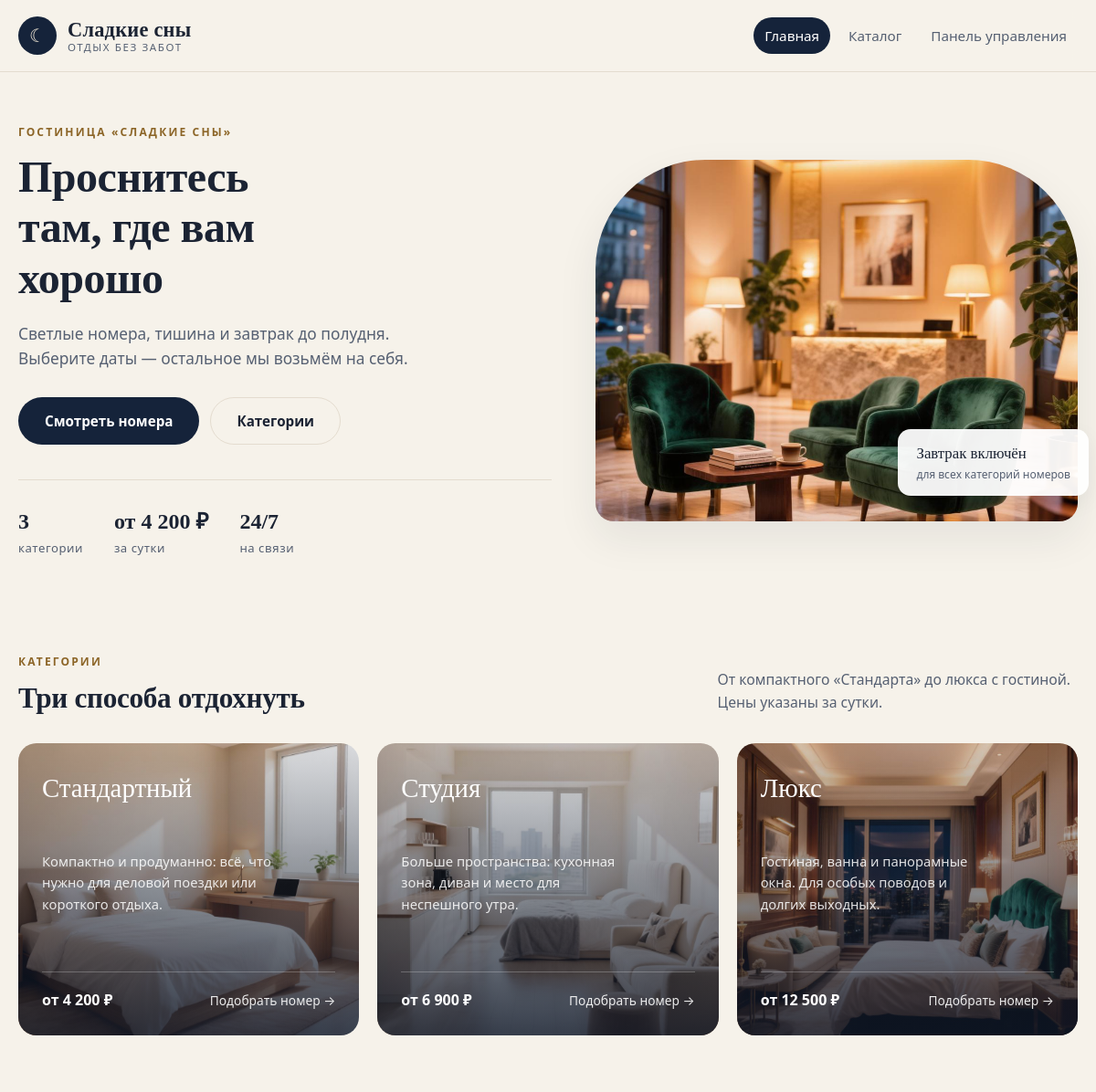
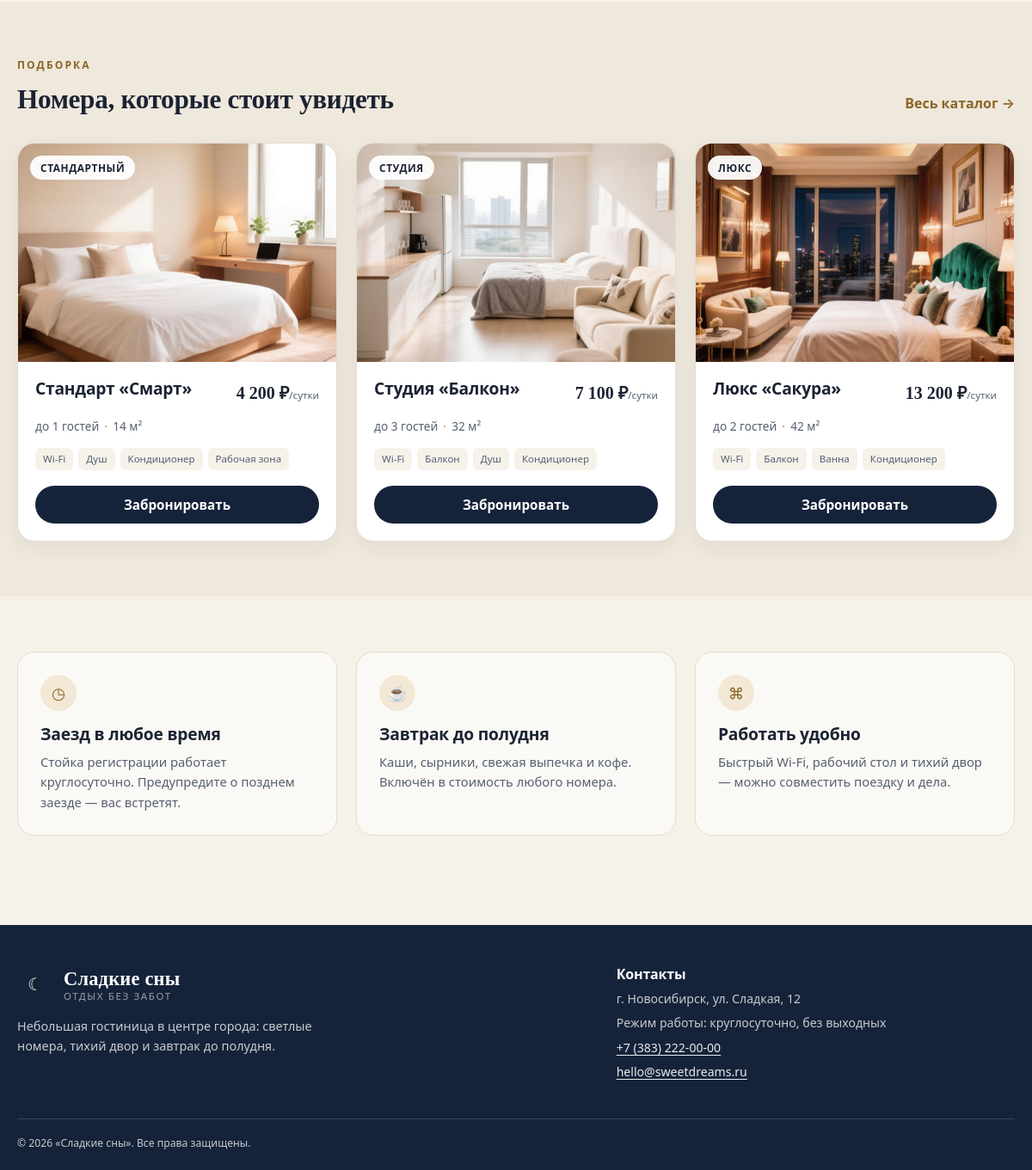
The page / on the database its author committed (2 pictures, top to bottom).
### tables this page shows
CREATE TABLE categories (
    id TINYINT UNSIGNED AUTO_INCREMENT PRIMARY KEY,
    code VARCHAR(32) NOT NULL,
    name VARCHAR(64) NOT NULL,
    UNIQUE KEY uq_categories_code (code)
);

CREATE TABLE rooms (
    id INT UNSIGNED AUTO_INCREMENT PRIMARY KEY,
    category_id TINYINT UNSIGNED NOT NULL,
    title VARCHAR(120) NOT NULL,
    price DECIMAL(10, 2) NOT NULL,
    capacity TINYINT UNSIGNED NOT NULL,
    area DECIMAL(5, 1) NOT NULL,
    description TEXT NULL,
    image VARCHAR(255) NOT NULL DEFAULT 'standard.jpg',
    is_active TINYINT(1) NOT NULL DEFAULT 1,
    created_at TIMESTAMP NOT NULL DEFAULT CURRENT_TIMESTAMP,
    KEY idx_rooms_category (category_id),
    KEY idx_rooms_price (price),
    CONSTRAINT fk_rooms_category FOREIGN KEY (category_id) REFERENCES categories (id)
);

### app/helpers.php (called while the page is built, shortened)
<?php
function e($value): string
{
    return htmlspecialchars((string)$value, ENT_QUOTES | ENT_SUBSTITUTE, 'UTF-8');
}
function url(string $route = 'home', array $params = []): string
{
    return 'index.php?' . http_build_query(array_merge(['r' => $route], $params));
}
function current_route(): string
{
    $route = $_GET['r'] ?? 'home';
    return is_string($route) ? $route : 'home';
}
function render(string $view, array $data = []): void
{
    require BASE_PATH . '/app/views/layout.php';
}
function money($amount): string
{
    return number_format((float)$amount, 0, '.', ' ') . ' ₽';
}
function area_value($area): string
{
    $formatted = number_format((float)$area, 1, ',', '');
    return rtrim(rtrim($formatted, '0'), ',');
}
function room_image(array $room): string
{
    $name = basename((string)($room['image'] ?? ''));
    if ($name !== '' && is_file(BASE_PATH . '/public/assets/img/' . $name)) {
        return 'assets/img/' . $name;
    }
    return 'assets/img/standard.jpg';
}

### app/actions.php (called while the page is built, shortened)
<?php
function action_home(): void
{
    render('home', [
        'title' => 'Сладкие сны — гостиница и бронирование номеров',
        'categories' => categories(),
        'rooms' => find_rooms([], 3, true),
    ]);
}

### public/index.php (called while the page is built, shortened)
<?php
$route = isset($_GET['r']) && is_string($_GET['r']) ? $_GET['r'] : 'home';
$routes = [
    'home' => 'action_home',
    'catalog' => 'action_catalog',
    'booking' => 'action_booking',
    'booking.store' => 'action_booking_store',
    'booking.success' => 'action_booking_success',
    'admin.login' => 'action_admin_login',
    'admin.login.post' => 'action_admin_login_post',
    'admin.logout' => 'action_admin_logout',
    'admin.bookings' => 'action_admin_bookings',
    'admin.booking.status' => 'action_admin_booking_status',
    'admin.booking.delete' => 'action_admin_booking_delete',
];
$routes[$route]();

### app/repository.php (called while the page is built, shortened)
<?php
function categories(): array
{
    return db()->query('SELECT id, code, name FROM categories ORDER BY id')->fetchAll();
}
function find_rooms(array $filters = [], int $limit = 0, bool $random = false): array
{
    $sql = "SELECT r.id, r.category_id, r.title, r.price, r.capacity, r.area,
                   r.description, r.image, c.code AS category_code, c.name AS category_name
            FROM rooms r
            JOIN categories c ON c.id = r.category_id
            WHERE r.is_active = 1";
    $params = [];
    $sql .= $random ? ' ORDER BY RAND()' : ' ORDER BY r.price ASC, r.id ASC';
    if ($limit > 0) {
        $sql .= ' LIMIT ' . $limit;
    }
    $stmt = db()->prepare($sql);
    $stmt->execute($params);
    $rooms = $stmt->fetchAll();
    return $rooms;
}
function admin_user(): ?array
{
    $adminId = (int)($_SESSION['admin_id'] ?? 0);
    if ($adminId <= 0) {
        return null;
    }
    $stmt = db()->prepare('SELECT id, login FROM admins WHERE id = ?');
    $stmt->execute([$adminId]);
    $admin = $stmt->fetch() ?: null;
    return $admin;
}

### app/db.php (called while the page is built, shortened)
<?php
function db(): PDO
{
    static $pdo = null;
    if ($pdo instanceof PDO) {
        return $pdo;
    }
    $cfg = config('db');
    try {
        $pdo = new PDO($cfg['dsn'], $cfg['user'], $cfg['password'], [
            PDO::ATTR_ERRMODE => PDO::ERRMODE_EXCEPTION,
            PDO::ATTR_DEFAULT_FETCH_MODE => PDO::FETCH_ASSOC,
            PDO::ATTR_EMULATE_PREPARES => false,
        ]);
    } catch (PDOException $exception) {
        error_log('DB connection failed: ' . $exception->getMessage());
        http_response_code(500);
        exit('Не удалось подключиться к базе данных. Проверьте app/config.php и импорт db/schema.sql.');
    }
    return $pdo;
}

### app/views/partials/room-card.php (the view, shortened to what this page needs)
<article class="room-card">
    <div class="room-media">
        <img src="<?= e(room_image($room)) ?>" alt="<?= e($room['title']) ?>" loading="lazy" width="640" height="420">
        <span class="room-badge"><?= e($room['category_name']) ?></span>
    </div>
    <div class="room-body">
        <div class="room-top">
            <h3><?= e($room['title']) ?></h3>
            <p class="room-price"><?= e(money($room['price'])) ?><span>/сутки</span></p>
        </div>
        <ul class="room-meta">
            <li>до <?= (int)$room['capacity'] ?> гостей</li>
            <li><?= e(area_value($room['area'])) ?> м²</li>
        </ul>
        <ul class="room-amenities">
            <?php foreach (array_slice($room['amenities'] ?? [], 0, 4) as $amenity): ?>
                <li><?= e($amenity) ?></li>
            <?php endforeach; ?>
        </ul>
        <a class="btn btn-primary btn-block" href="<?= e(url('booking', ['room_id' => (int)$room['id']])) ?>">Забронировать</a>
    </div>
</article>

### app/views/layout.php (shortened to what this page needs)
<!doctype html>
<html lang="ru">
<head>
    <link rel="stylesheet" href="assets/css/style.css">
</head>
<body>
<header class="site-header">
    <div class="container header-inner">
        <a class="brand" href="<?= e(url('home')) ?>">
            <span class="brand-mark" aria-hidden="true">☾</span>
            <span class="brand-text">
                <strong>Сладкие сны</strong>
                <small>отдых без забот</small>
            </span>
        </a>
        <nav class="main-nav" aria-label="Основная навигация">
            <a href="<?= e(url('home')) ?>" class="<?= current_route() === 'home' ? 'is-active' : '' ?>">Главная</a>
            <a href="<?= e(url('catalog')) ?>" class="<?= current_route() === 'catalog' ? 'is-active' : '' ?>">Каталог</a>
            <?php if (admin_user() !== null): ?>
                <a href="<?= e(url('admin.bookings')) ?>" class="<?= strpos(current_route(), 'admin.') === 0 ? 'is-active' : '' ?>">Заявки</a>
                <form class="nav-form" method="post" action="<?= e(url('admin.logout')) ?>">
                    <?= csrf_field() ?>
                    <button type="submit" class="nav-link">Выйти</button>
                </form>
            <?php else: ?>
                <a href="<?= e(url('admin.login')) ?>" class="<?= current_route() === 'admin.login' ? 'is-active' : '' ?>">Панель управления</a>
            <?php endif; ?>
        </nav>
    </div>
</header>
<main id="main" class="site-main">
    <?php require $viewPath; ?>
</main>
<footer class="site-footer">
    <div class="container footer-grid">
        <div class="footer-about">
            <a class="brand brand-footer" href="<?= e(url('home')) ?>">
                <span class="brand-mark" aria-hidden="true">☾</span>
                <span class="brand-text">
                    <strong>Сладкие сны</strong>
                    <small>отдых без забот</small>
                </span>
            </a>
            <p>Небольшая гостиница в центре города: светлые номера, тихий двор и завтрак до полудня.</p>
        </div>
        <div class="footer-contacts">
            <h3>Контакты</h3>
            <p>г. Новосибирск, ул. Сладкая, 12</p>
            <p>Режим работы: круглосуточно, без выходных</p>
            <p><a href="tel:+73832220000">+7 (383) 222-00-00</a></p>
            <p><a href="mailto:hello@sweetdreams.ru">hello@sweetdreams.ru</a></p>
        </div>
    </div>
    <div class="container footer-bottom">
        <span>© <?= date('Y') ?> «Сладкие сны». Все права защищены.</span>
    </div>
</footer>
</body>
</html>

### app/views/home.php
<?php
$categoryInfo = [
    'standard' => [
        'text' => 'Компактно и продуманно: всё, что нужно для деловой поездки или короткого отдыха.',
        'price' => 'от 4 200 ₽',
    ],
    'studio' => [
        'text' => 'Больше пространства: кухонная зона, диван и место для неспешного утра.',
        'price' => 'от 6 900 ₽',
    ],
    'lux' => [
        'text' => 'Гостиная, ванна и панорамные окна. Для особых поводов и долгих выходных.',
        'price' => 'от 12 500 ₽',
    ],
];
?>
<section class="hero">
    <div class="container hero-inner">
        <div class="hero-copy">
            <p class="eyebrow">Гостиница «Сладкие сны»</p>
            <h1>Проснитесь там, где вам хорошо</h1>
            <p class="hero-lead">
                Светлые номера, тишина и завтрак до полудня. Выберите даты — остальное мы возьмём на себя.
            </p>
            <div class="hero-actions">
                <a class="btn btn-primary btn-large" href="<?= e(url('catalog')) ?>">Смотреть номера</a>
                <a class="btn btn-ghost btn-large" href="#categories">Категории</a>
            </div>
            <ul class="hero-facts">
                <li><strong>3</strong><span>категории</span></li>
                <li><strong>от 4 200 ₽</strong><span>за сутки</span></li>
                <li><strong>24/7</strong><span>на связи</span></li>
            </ul>
        </div>
        <div class="hero-media">
            <img src="assets/img/hero.jpg" alt="Холл гостиницы «Сладкие сны»" width="960" height="720">
            <div class="hero-note">
                Завтрак включён
                <small>для всех категорий номеров</small>
            </div>
        </div>
    </div>
</section>
<section class="section" id="categories">
    <div class="container">
        <div class="section-head">
            <div>
                <p class="eyebrow">Категории</p>
                <h2>Три способа отдохнуть</h2>
            </div>
            <p class="section-lead">От компактного «Стандарта» до люкса с гостиной. Цены указаны за сутки.</p>
        </div>
        <div class="category-grid">
            <?php foreach ($categories as $category): ?>
                <?php $info = $categoryInfo[$category['code']] ?? ['text' => 'Уютные номера этой категории.', 'price' => '']; ?>
                <a class="category-card category-<?= e($category['code']) ?>"
                   href="<?= e(url('catalog', ['category_id' => (int)$category['id']])) ?>">
                    <span class="category-name"><?= e($category['name']) ?></span>
                    <span class="category-text"><?= e($info['text']) ?></span>
                    <span class="category-bottom">
                        <span class="category-price"><?= e($info['price']) ?></span>
                        <span class="category-link">Подобрать номер →</span>
                    </span>
                </a>
            <?php endforeach; ?>
        </div>
    </div>
</section>
<section class="section section-muted">
    <div class="container">
        <div class="section-head">
            <div>
                <p class="eyebrow">Подборка</p>
                <h2>Номера, которые стоит увидеть</h2>
            </div>
            <a class="link-arrow" href="<?= e(url('catalog')) ?>">Весь каталог →</a>
        </div>
        <div class="room-grid">
            <?php foreach ($rooms as $room): ?>
                <?php require BASE_PATH . '/app/views/partials/room-card.php'; ?>
            <?php endforeach; ?>
        </div>
    </div>
</section>
<section class="section">
    <div class="container benefits-grid">
        <article class="benefit">
            <span class="benefit-icon" aria-hidden="true">◷</span>
            <h3>Заезд в любое время</h3>
            <p>Стойка регистрации работает круглосуточно. Предупредите о позднем заезде — вас встретят.</p>
        </article>
        <article class="benefit">
            <span class="benefit-icon" aria-hidden="true">☕</span>
            <h3>Завтрак до полудня</h3>
            <p>Каши, сырники, свежая выпечка и кофе. Включён в стоимость любого номера.</p>
        </article>
        <article class="benefit">
            <span class="benefit-icon" aria-hidden="true">⌘</span>
            <h3>Работать удобно</h3>
            <p>Быстрый Wi-Fi, рабочий стол и тихий двор — можно совместить поездку и дела.</p>
        </article>
    </div>
</section>

### rows shown on the page
categories: shows a picture, name "Стандартный", code "Компактно и продуманно: всё, что нужно для деловой поездки или короткого отдыха.", code "от 4 200 ₽"
categories: shows a picture, name "Студия", code "Больше пространства: кухонная зона, диван и место для неспешного утра.", code "от 6 900 ₽"
categories: shows a picture, name "Люкс", code "Гостиная, ванна и панорамные окна. Для особых поводов и долгих выходных.", code "от 12 500 ₽"
rooms: image (picture), category.name "СТАНДАРТНЫЙ", title "Стандарт «Смарт»", price "4 200 ₽", capacity "1", area "14", amenity "Wi-Fi", amenity "Душ", amenity "Кондиционер", amenity "Рабочая зона"
rooms: image (picture), category.name "СТУДИЯ", title "Студия «Балкон»", price "7 100 ₽", capacity "3", area "32", amenity "Wi-Fi", amenity "Балкон", amenity "Душ", amenity "Кондиционер"
rooms: image (picture), category.name "ЛЮКС", title "Люкс «Сакура»", price "13 200 ₽", capacity "2", area "42", amenity "Wi-Fi", amenity "Балкон", amenity "Ванна", amenity "Кондиционер"
